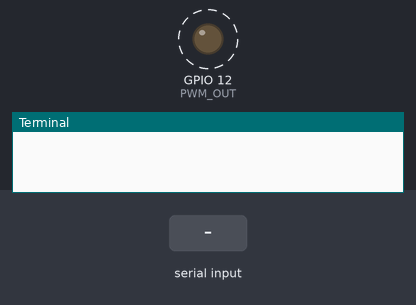
The program below on a simulated Raspberry Pi (BCM pin numbers), started with the arguments 3 50. On the bench: output pins drawn as LEDs (lit = HIGH), the last lines printed to the terminal. Dashed ring = blinking. The inputs (shaded band) are chosen by the test bench.

Above: at 1.2 s.
1.3 s: "200" typed at the terminal, then Enter
At 2.5 s:
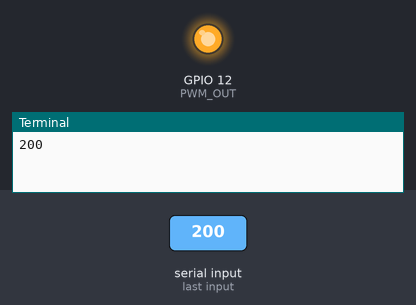
2.8 s: "5" typed at the terminal, then Enter
At 2.97 s:
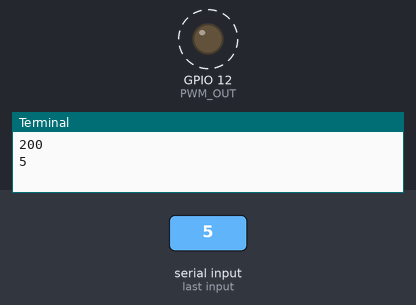
5.8 s: "0" typed at the terminal, then Enter
At 6.2 s:
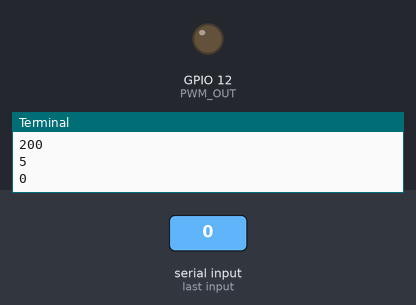
Timing chart, 0 to 8.8 s (numbered marks = the images above; inputs shaded):
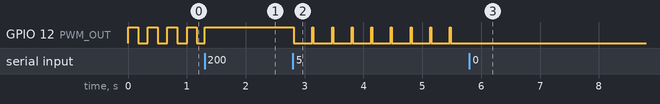

Measured:
- after the input at 2.8 s, GPIO 12 (PWM_OUT): alternates HIGH for 0.02 s and LOW for 0.32 s, starting at once
- after the input at 5.8 s, GPIO 12 (PWM_OUT): stops changing and stays LOW

The program:

spin.py
```python
import lgpio
import sys
#Connor Pietrasik 015126007

PWM_OUT = 12

#f_pwm expected as first argument, 1-10000
f_pwm = 10000
if (len(sys.argv) > 1):
    f_pwm = int(sys.argv[1])

#duty_cycle expected as second argument, 0-100 int for percentage
duty_cycle = 90
if (len(sys.argv) > 2):
    duty_cycle = int(sys.argv[2])

h = lgpio.gpiochip_open(0)
lgpio.gpio_claim_output(h, PWM_OUT)

try:
    while True:
        lgpio.tx_pwm(h, PWM_OUT, f_pwm, duty_cycle)
        duty_cycle = int(input())

except KeyboardInterrupt:
	lgpio.gpio_write(h, PWM_OUT, 0)
	lgpio.gpio_free(h, PWM_OUT)
	lgpio.gpiochip_close(h)
```
